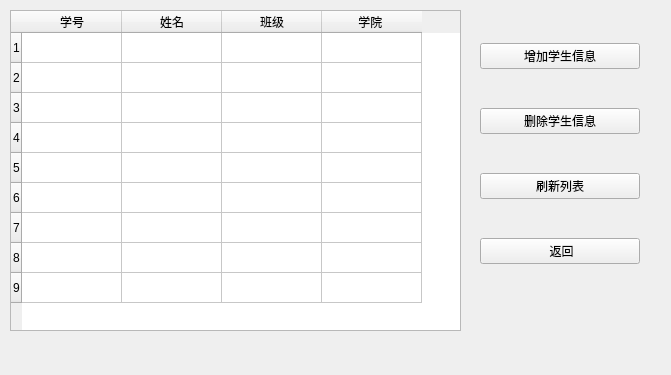
<?xml version="1.0" encoding="UTF-8"?>
<ui version="4.0">
 <class>teacher</class>
 <widget class="QWidget" name="teacher">
  <property name="geometry">
   <rect>
    <x>0</x>
    <y>0</y>
    <width>671</width>
    <height>375</height>
   </rect>
  </property>
  <property name="windowTitle">
   <string>教师端</string>
  </property>
  <widget class="QTableWidget" name="student">
   <property name="geometry">
    <rect>
     <x>10</x>
     <y>10</y>
     <width>451</width>
     <height>321</height>
    </rect>
   </property>
   <row>
    <property name="text">
     <string>1</string>
    </property>
   </row>
   <row>
    <property name="text">
     <string>2</string>
    </property>
   </row>
   <row>
    <property name="text">
     <string>3</string>
    </property>
   </row>
   <row>
    <property name="text">
     <string>4</string>
    </property>
   </row>
   <row>
    <property name="text">
     <string>5</string>
    </property>
   </row>
   <row>
    <property name="text">
     <string>6</string>
    </property>
   </row>
   <row>
    <property name="text">
     <string>7</string>
    </property>
   </row>
   <row>
    <property name="text">
     <string>8</string>
    </property>
   </row>
   <row>
    <property name="text">
     <string>9</string>
    </property>
   </row>
   <column>
    <property name="text">
     <string>学号</string>
    </property>
   </column>
   <column>
    <property name="text">
     <string>姓名</string>
    </property>
   </column>
   <column>
    <property name="text">
     <string>班级</string>
    </property>
   </column>
   <column>
    <property name="text">
     <string>学院 </string>
    </property>
   </column>
  </widget>
  <widget class="QWidget" name="verticalLayoutWidget">
   <property name="geometry">
    <rect>
     <x>480</x>
     <y>10</y>
     <width>160</width>
     <height>291</height>
    </rect>
   </property>
   <layout class="QVBoxLayout" name="verticalLayout">
    <item>
     <widget class="QPushButton" name="addinfo">
      <property name="text">
       <string>增加学生信息</string>
      </property>
     </widget>
    </item>
    <item>
     <widget class="QPushButton" name="delinfo">
      <property name="text">
       <string>删除学生信息</string>
      </property>
     </widget>
    </item>
    <item>
     <widget class="QPushButton" name="reflash">
      <property name="text">
       <string>刷新列表</string>
      </property>
     </widget>
    </item>
    <item>
     <widget class="QPushButton" name="return_2">
      <property name="text">
       <string> 返回</string>
      </property>
     </widget>
    </item>
   </layout>
  </widget>
 </widget>
 <resources/>
 <connections/>
</ui>
